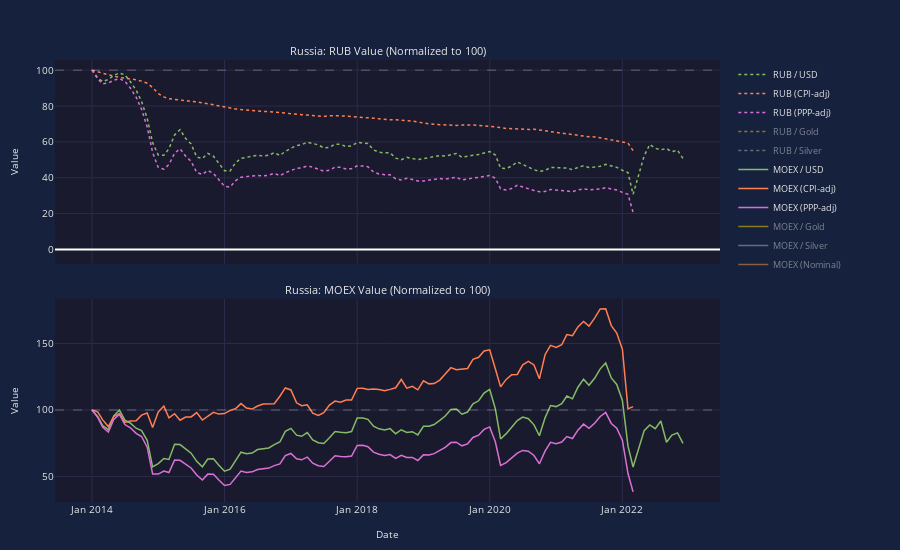

The cell this chart's notebook holds for it:
### Markdown cell above
## Russia: Ruble crises (2014-2022)

**Economic Difficulties:** Russia experienced two major currency crises. In 2014-2015, the ruble lost 50% of its value. In 2022, following Western sanctions, the ruble initially collapsed 50% before recovering due to capital controls.

**Causes:**
- *2014-2015*: Oil price collapse (Russia's main export), Western sanctions over Crimea annexation
- *2022*: Unprecedented Western sanctions following Ukraine invasion, frozen foreign reserves

**Government Interventions:**
- *Emergency rate hike (2014)*: Central bank raised rates from 10.5% to 17% overnight - stabilized ruble temporarily (partially successful)
- *2022 capital controls*: Required exporters to convert 80% of FX earnings to rubles, banned foreign investors from selling, required Europeans to buy energy in rubles - ruble recovered strongly (successful short-term)
- *Rate hike to 20% (2022)*: Emergency response to sanctions - prevented bank runs (successful)
- *Counter-sanctions*: Required "unfriendly countries" to pay for gas in rubles - supported currency

Note: 2022 data limited due to Moscow Exchange closure and trading restrictions.

### Code cell
show_country_analysis(norm_data['Russia'])
